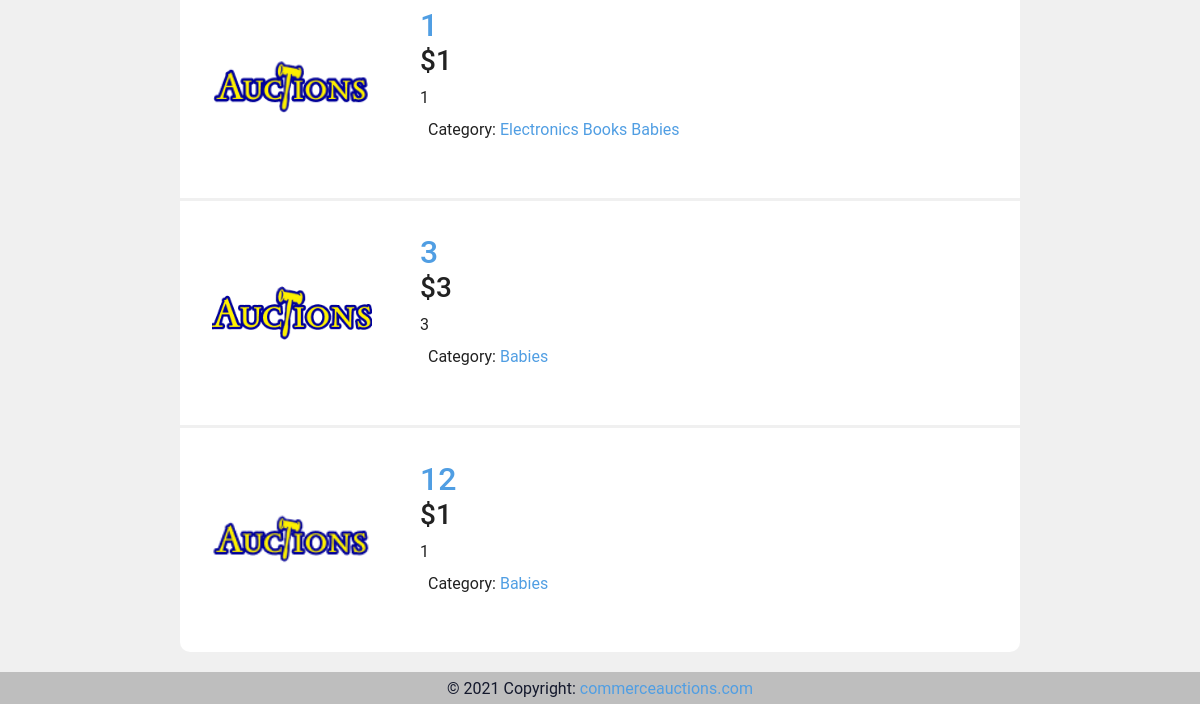
Page / (signed in, lower part) on the earlier database version.
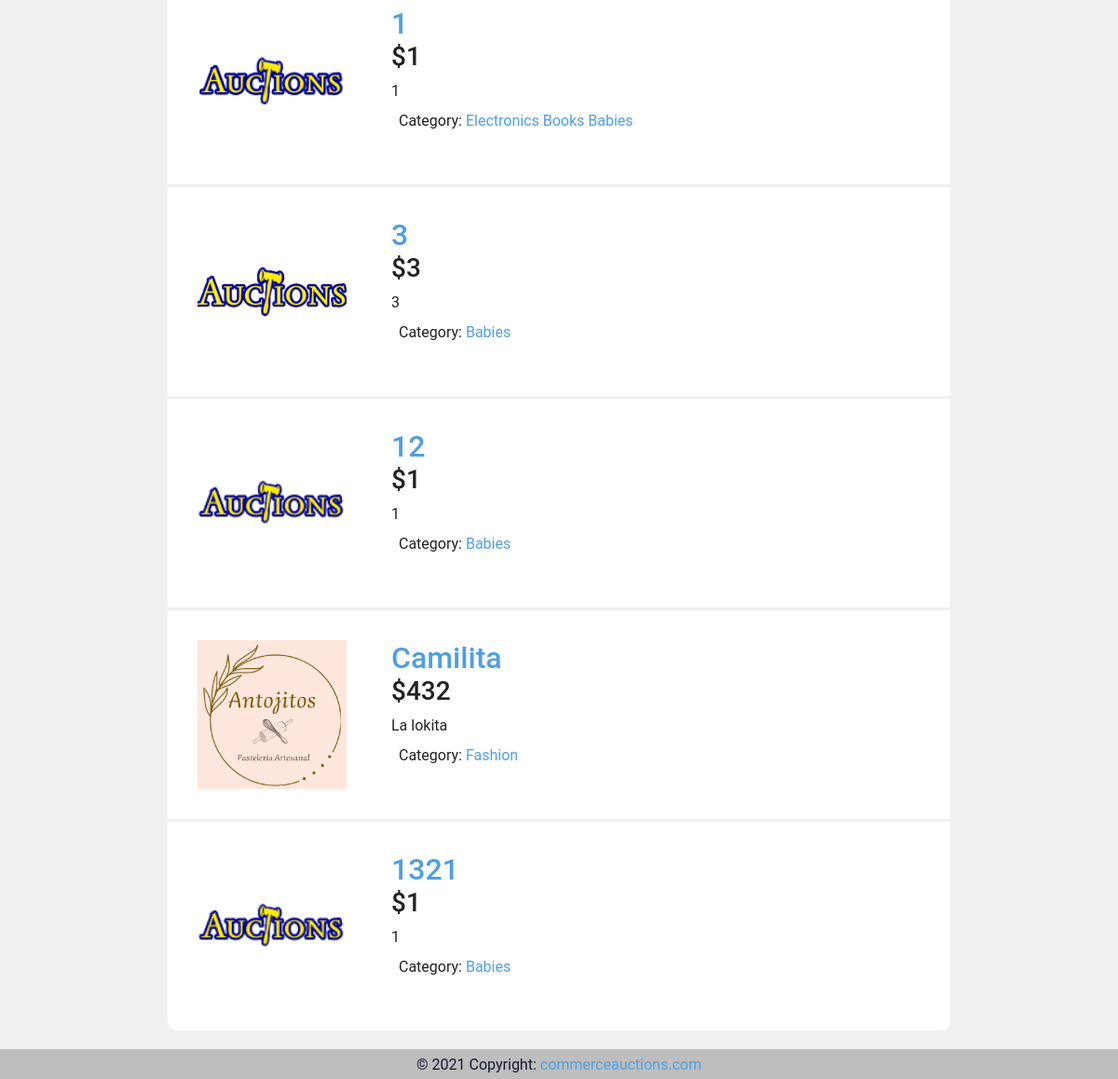
Same page on the later database version.
### auctions/models.py (models this page shows, shortened)
class AuctionListings(models.Model):
    name = models.CharField(max_length=64)
    initial_price = models.IntegerField()
    auction_category = models.ManyToManyField(Category, blank=True, related_name="categories")
    description = models.CharField(max_length=150, default="")
    image = models.ImageField(null=True, blank=True, upload_to='images/')
    auction_active = models.IntegerField(default=1)
    id_user = models.ForeignKey(User,  on_delete=models.CASCADE, related_name = "user_creator")
    """def auction_categories(self):
        return ', '.join([a.category_name for a in self.auction_category.all()])
    #auction_categories.short_description = "category name"
    """

class Category(models.Model):
    category_name = models.CharField(max_length=20, blank=True)

### auctions/views.py (the view)
# urls.py: path("", views.index, name="index"),
@csrf_exempt
@login_required
def index(request):
    print("Siempre entra aca o solo con el indice???????????????????????????")
    all_auctions = AuctionListings.objects.all()
    len_auctions = len(all_auctions)
    if len_auctions > 0:
        last_auction = all_auctions[len_auctions-1].id
    else:
        last_auction = 0
    for auction in all_auctions:
        try:
            all_bids = Bids.objects.get(id_auction=auction.id)
            auction.initial_price = all_bids.price
        except:
            pass
    return render(request, "auctions/index.html", {
        "message": "Aca van los datos de cada auction",
        "all_auctions" : all_auctions,
        "last_auction_id" : last_auction,
        "pepetest": "test de pepito",
    })

### auctions/templates/auctions/index.html (shortened to what this page needs)
{% extends "auctions/layout.html" %}
{% block body %}
    <div class="main">
        {% for auction in all_auctions %}
            <div id="listing_auction" >
                <div id="auction_image">
                    <a href="listing_page/{{ auction.id }}" >
                        <img src="/media/{{ auction.image }}"  height="200px">
                    </a>
                </div>
                <div id="order-column">
                    <div id="auction_name">
                        <a href="../listing_page/{{ auction.id }}" >
                            <h2>{{ auction.name }}</h2>
                        </a>
                    </div>
                    <div id="auction_listing_data">
                        <div id="auction_price">
                            <h3>${{ auction.initial_price }}</h3>
                        </div>
                        {{ auction.description }}
                        <div id="auction_category">
                            Category:
                            {% for category in auction.auction_category.all %}
                                <a href="../category/{{ category.id }}">
                                    {{ category.category_name }}
                                </a>
                            {% endfor %}
                        </div>
                    </div>
                </div>
            </div>
            {% if last_auction_id != auction.id %}
                <div class="borders"></div>
            {% endif %}
        {% endfor %}
    </div>
{% endblock %}

Differences in the rows shown:
added AuctionListings: image (picture), name "Camilita", initial_price "432", description "La lokita"
now on this page (row unchanged): Category: category_name "Fashion", shown under "Camilita"
added AuctionListings: image (picture), name "1321", initial_price "1", description "1", Category (category_name "Babies")
